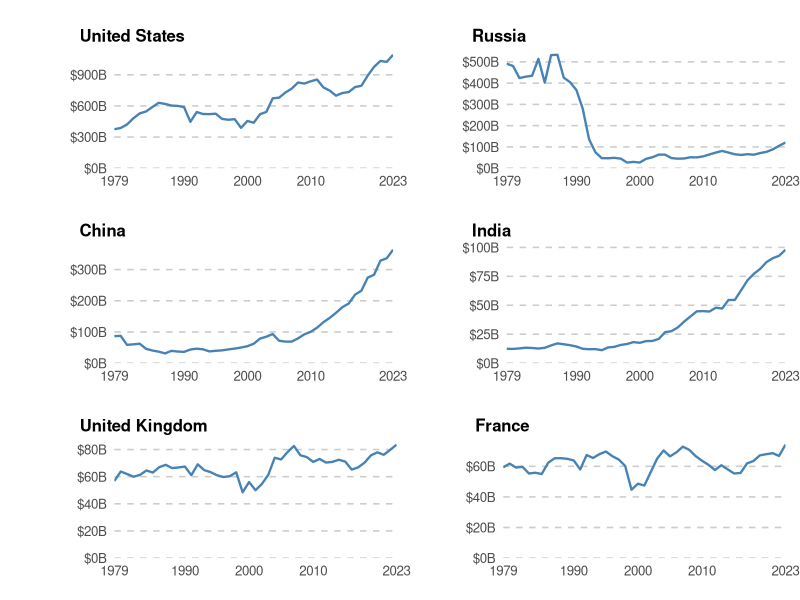
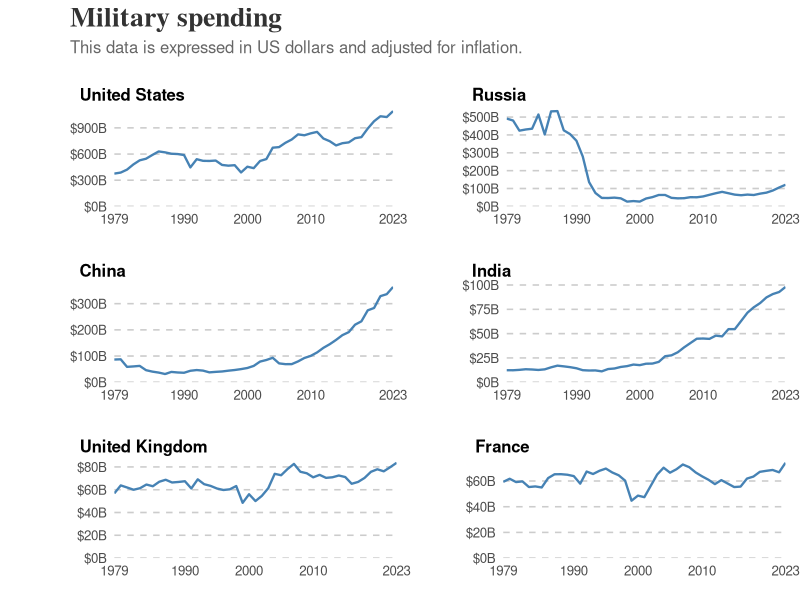
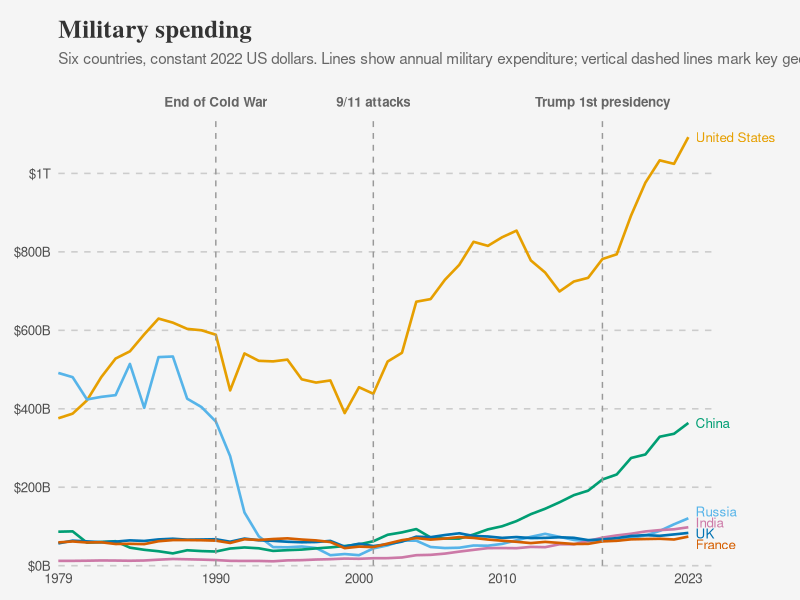
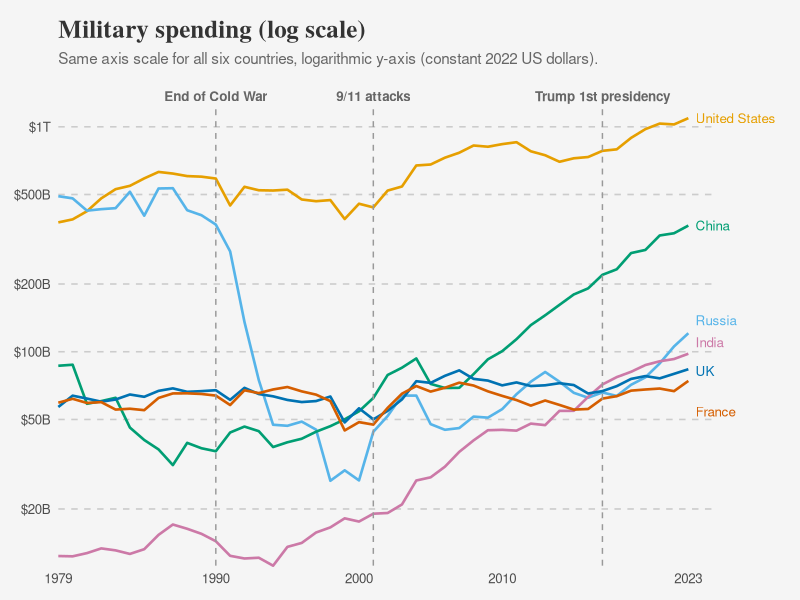
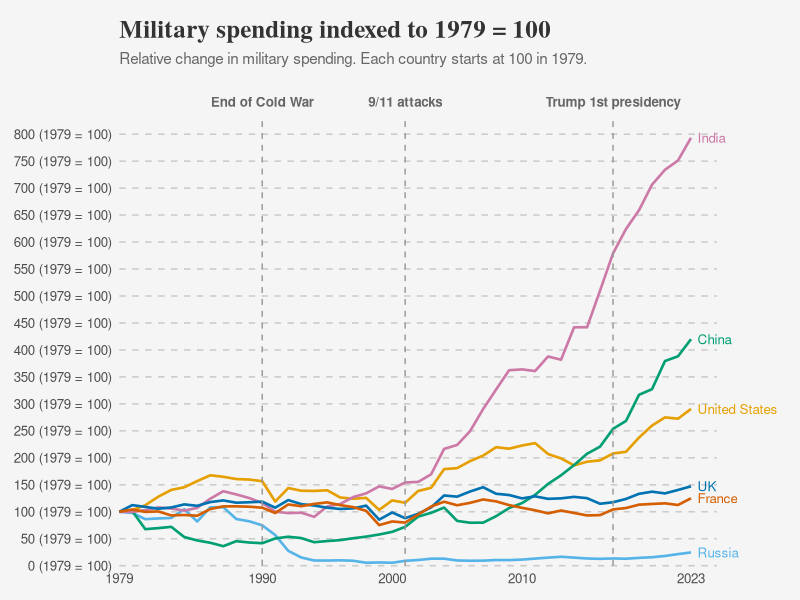

The R script that drew these images, in order:
## ---- chunk 1
knitr::opts_chunk$set(
  out.width   = "100%",
  fig.align   = "center",
  fig.showtext = TRUE,
  echo        = TRUE,
  message     = FALSE,
  warning     = FALSE
)

library(tidyverse)
library(patchwork)

# light grey background used in the improved chart
bg_col <- "#F5F5F5"
## ---- chunk 2
ms <- readr::read_csv("military-spending-gmsd.csv",
                      show_col_types = FALSE)

glimpse(ms)
## ---- chunk 3
countries_focus <- c(
  "United States", "Russia", "China",
  "India", "United Kingdom", "France"
)

ms_clean <- ms %>%
  filter(Entity %in% countries_focus) %>%
  mutate(
    country = factor(
      Entity,
      levels = c(
        "United States",
        "Russia",
        "China",
        "India",
        "United Kingdom",
        "France"
      )
    ),
    spending_billion = `Military expenditure (constant US$)` / 1e9
  )

# Helper for y-axis labels: 200 -> $200B, 1200 -> $1.2T
format_spend <- function(x) {
  ifelse(
    x >= 1000,
    paste0("$", x / 1000, "T"),
    paste0("$", x, "B")
  )
}
## ---- chunk 4
# White background for the replicated chart
bg_rep <- "white"

# Helper function: create the panel for a single country
make_country_plot <- function(ctry) {
  ggplot(
    filter(ms_clean, country == ctry),
    aes(x = Year, y = spending_billion)
  ) +
    geom_line(color = "steelblue", linewidth = 0.8) +
    scale_x_continuous(
      breaks = c(1979, 1990, 2000, 2010, 2023),
      limits = c(1979, 2023),
      expand = expansion(mult = c(0, 0))
    ) +
    scale_y_continuous(
      limits = c(0, NA),
      labels = format_spend,
      expand = expansion(mult = c(0, 0.05))
    ) +
    labs(
      tag = ctry,
      x   = NULL,
      y   = NULL
    ) +
    theme_minimal(base_size = 12) +
    theme(
      panel.background   = element_rect(fill = bg_rep, colour = NA),
      plot.background    = element_rect(fill = bg_rep, colour = NA),
      panel.grid.major.x = element_blank(),
      panel.grid.minor.x = element_blank(),
      panel.grid.major.y = element_line(
        linetype = "dashed",
        colour   = "grey80"
      ),
      panel.grid.minor.y = element_blank(),
      axis.text.x        = element_text(colour = "grey30"),
      axis.text.y        = element_text(colour = "grey30"),
      # move country label up and slightly right
      plot.tag           = element_text(
        hjust   = 0,
        face    = "bold",
        size    = 12,
        family = "sans"
      ),
      plot.tag.position  = c(0.03, 1.10),
      plot.margin        = margin(t = 30, r = 5, b = 10, l = 45)
    )
}
## ---- chunk 5
p_us <- make_country_plot("United States")
p_ru <- make_country_plot("Russia")
p_cn <- make_country_plot("China")
p_in <- make_country_plot("India")
p_uk <- make_country_plot("United Kingdom")
p_fr <- make_country_plot("France")
## ---- chunk 6
p_countries <- (p_us | p_ru) /
  (p_cn | p_in) /
  (p_uk | p_fr)

p_countries
## ---- chunk 7
p_replication <- p_countries +
  plot_annotation(
    title    = "Military spending",
    subtitle = "This data is expressed in US dollars and adjusted for inflation."
  ) &
  theme(
    plot.background = element_rect(fill = bg_rep, colour = NA),
    plot.title = element_text(
      hjust  = 0,
      colour = "grey20",
      face   = "bold",
      size   = 20,
      family = "serif"
    ),
    plot.subtitle = element_text(
      hjust  = 0,
      colour = "grey40",
      size   = 12,
      family = "sans"
    )
  )

p_replication
## ---- chunk 8
# Colorblind-friendly palette (Okabe–Ito)
okabe_ito <- c(
  "United States"   = "#E69F00",
  "Russia"          = "#56B4E9",
  "China"           = "#009E73",
  "India"           = "#CC79A7",
  "United Kingdom"  = "#0072B2",
  "France"          = "#D55E00"
)

# Maximum y value (rounded) for the plot
y_max <- ceiling(
  max(ms_clean$spending_billion, na.rm = TRUE) / 100
) * 100
## ---- chunk 9
labels_raw <- ms_clean %>%
  dplyr::group_by(country) %>%
  dplyr::filter(Year == max(Year)) %>%
  dplyr::ungroup()

small_countries <- c("France", "United Kingdom", "India", "Russia")

min_small <- min(
  labels_raw$spending_billion[labels_raw$country %in% small_countries]
) - 20
step_small <- 28

labels_df <- labels_raw %>%
  dplyr::mutate(
    label_text = dplyr::if_else(
      country == "United Kingdom",
      "UK",
      as.character(country)
    ),
    label_y = dplyr::case_when(
      country == "France"         ~ min_small + 0 * step_small,
      country == "United Kingdom" ~ min_small + 1 * step_small,
      country == "India"          ~ min_small + 2 * step_small,
      country == "Russia"         ~ min_small + 3 * step_small,
      TRUE                        ~ spending_billion
    )
  )
## ---- chunk 10
events_df <- tibble::tibble(
  year  = c(1990, 2001, 2017),
  label = c(
    "End of Cold War",
    "9/11 attacks",
    "Trump 1st presidency"
  )
)
## ---- chunk 11
y_lim <- y_max * 1.08

ggplot(
  ms_clean,
  aes(x = Year, y = spending_billion, colour = country)
) +
  geom_line(linewidth = 0.9) +
  geom_segment(
    data = events_df,
    aes(
      x = year, xend = year,
      y = 0,    yend = y_lim * 0.96
    ),
    inherit.aes = FALSE,
    linetype = "dashed",
    colour = "grey60"
  ) +
  geom_text(
    data = events_df,
    aes(
      x = year,
      y = y_lim * 0.985,
      label = label
    ),
    inherit.aes = FALSE,
    vjust = 0, 
    size = 3.4,
    family = "sans",
    fontface = "bold",
    colour = "grey40"
  ) +
  geom_text(
    data = labels_df,
    aes(
      x = Year,
      y = label_y,
      label = label_text
    ),
    hjust = 0,
    nudge_x = 0.5,
    size = 3.4,
    show.legend = FALSE
  ) +
  scale_x_continuous(
    breaks = c(1979, 1990, 2000, 2010, 2023),
    limits = c(1979, 2025),
    expand = expansion(mult = c(0, 0))
  ) +
  scale_y_continuous(
    limits = c(0, y_lim),
    breaks = seq(0, y_max, by = 200),
    labels = format_spend,
    expand = expansion(mult = c(0, 0.05))
  ) +
  scale_colour_manual(values = okabe_ito, name = NULL) +
  coord_cartesian(clip = "off") +
  labs(
    title = "Military spending",
    subtitle = paste(
      "Six countries, constant 2022 US dollars.",
      "Lines show annual military expenditure;",
      "vertical dashed lines mark key geopolitical events."
    ),
    x = NULL,
    y = NULL
  ) +
  theme_minimal(base_size = 12) +
  theme(
    panel.background   = element_rect(fill = bg_col, colour = NA),
    plot.background    = element_rect(fill = bg_col, colour = NA),
    panel.grid.major.x = element_blank(),
    panel.grid.minor.x = element_blank(),
    panel.grid.major.y = element_line(
      linetype = "dashed",
      colour  = "grey80"
    ),
    panel.grid.minor.y = element_blank(),
    axis.text          = element_text(colour = "grey30"),
    legend.position    = "none",
    plot.margin        = margin(t = 15, r = 60, b = 10, l = 10),
    plot.title = element_text(
      hjust  = 0,
      colour = "grey20",
      face   = "bold",
      size   = 18,
      family = "serif"
    ),
    plot.subtitle = element_text(
      hjust  = 0,
      colour = "grey40",
      size   = 11,
      family = "sans"
    )
  )
## ---- chunk 12
min_pos <- min(
  ms_clean$spending_billion[ms_clean$spending_billion > 0],
  na.rm = TRUE
)

y_lim_log <- y_max * 1.20

log_breaks <- c(10, 20, 50, 100, 200, 500, 1000)
log_breaks <- log_breaks[log_breaks >= min_pos & log_breaks <= y_lim_log]

ggplot(
  ms_clean,
  aes(x = Year, y = spending_billion, colour = country)
) +
  geom_line(linewidth = 0.9) +
  geom_segment(
    data = events_df,
    aes(
      x = year, xend = year,
      y = min_pos, yend = y_lim_log * 0.96
    ),
    inherit.aes = FALSE,
    linetype = "dashed",
    colour = "grey60"
  ) +
  geom_text(
    data = events_df,
    aes(
      x = year,
      y = y_lim_log * 0.985,
      label = label
    ),
    inherit.aes = FALSE,
    vjust = 0,
    size = 3.4,
    family = "sans",
    fontface = "bold",
    colour = "grey40"
  ) +
  geom_text(
    data = labels_df,
    aes(x = Year, y = label_y, label = label_text),
    hjust = 0,
    nudge_x = 0.5,
    size = 3.4,
    show.legend = FALSE
  ) +
  scale_x_continuous(
    breaks  = c(1979, 1990, 2000, 2010, 2023),
    limits  = c(1979, 2025),
    expand  = expansion(mult = c(0, 0))
  ) +
  scale_y_log10(
    limits = c(min_pos, y_lim_log),
    breaks = log_breaks,
    labels = format_spend,
    expand = expansion(mult = c(0, 0.05))
  ) +
  scale_colour_manual(values = okabe_ito, name = NULL) +
  coord_cartesian(clip = "off") +
  labs(
    title = "Military spending (log scale)",
    subtitle = paste(
      "Same axis scale for all six countries,",
      "logarithmic y-axis (constant 2022 US dollars)."
    ),
    x = NULL,
    y = NULL
  ) +
  theme_minimal(base_size = 12) +
  theme(
    panel.background   = element_rect(fill = bg_col, colour = NA),
    plot.background    = element_rect(fill = bg_col, colour = NA),
    panel.grid.major.x = element_blank(),
    panel.grid.minor.x = element_blank(),
    panel.grid.major.y = element_line(
      linetype = "dashed",
      colour  = "grey80"
    ),
    panel.grid.minor.y = element_blank(),
    axis.text          = element_text(colour = "grey30"),
    legend.position    = "none",
    plot.margin        = margin(t = 15, r = 60, b = 10, l = 10),
    plot.title = element_text(
      hjust  = 0,
      colour = "grey20",
      face   = "bold",
      size   = 18,
      family = "serif"
    ),
    plot.subtitle = element_text(
      hjust  = 0,
      colour = "grey40",
      size   = 11,
      family = "sans"
    )
  )
## ---- chunk 13
ms_index <- ms_clean %>%
  dplyr::filter(!is.na(spending_billion)) %>%
  dplyr::group_by(country) %>%
  dplyr::mutate(
    base_1979 = spending_billion[Year == 1979][1]
  ) %>%
  dplyr::filter(!is.na(base_1979) & base_1979 > 0) %>%
  dplyr::mutate(
    spending_index = spending_billion / base_1979 * 100
  ) %>%
  dplyr::ungroup() %>%
  dplyr::filter(!is.na(spending_index))

y_max_idx <- ceiling(
  max(ms_index$spending_index, na.rm = TRUE) / 50
) * 50

y_lim_idx <- y_max_idx * 1.08

labels_idx <- ms_index %>%
  dplyr::group_by(country) %>%
  dplyr::filter(Year == max(Year)) %>%
  dplyr::ungroup() %>%
  dplyr::mutate(
    label_text = dplyr::if_else(
      country == "United Kingdom",
      "UK",
      as.character(country)
    )
  )

events_idx <- tibble::tibble(
  year  = c(1990, 2001, 2017),
  label = c(
    "End of Cold War",
    "9/11 attacks",
    "Trump 1st presidency"
  )
)

ggplot(
  ms_index,
  aes(x = Year, y = spending_index, colour = country)
) +
  geom_line(linewidth = 0.9) +
  geom_segment(
    data = events_idx,
    aes(
      x = year, xend = year,
      y = 0,    yend = y_lim_idx * 0.96
    ),
    inherit.aes = FALSE,
    linetype = "dashed",
    colour = "grey60"
  ) +
  geom_text(
    data = events_idx,
    aes(
      x = year,
      y = y_lim_idx * 0.985,
      label = label
    ),
    inherit.aes = FALSE,
    vjust = 0,
    size = 3.4,
    family = "sans",
    fontface = "bold",
    colour = "grey40"
  ) +
  geom_text(
    data = labels_idx,
    aes(
      x = Year,
      y = spending_index,
      label = label_text
    ),
    hjust = 0,
    nudge_x = 0.5,
    size = 3.4,
    show.legend = FALSE
  ) +
  scale_x_continuous(
    breaks  = c(1979, 1990, 2000, 2010, 2023),
    limits  = c(1979, 2025),
    expand  = expansion(mult = c(0, 0))
  ) +
  scale_y_continuous(
    limits  = c(0, y_lim_idx),
    breaks  = seq(0, y_max_idx, by = 50),
    labels  = function(x) paste0(round(x), " (1979 = 100)"),
    expand  = expansion(mult = c(0, 0.05))
  ) +
  scale_colour_manual(values = okabe_ito, name = NULL) +
  coord_cartesian(clip = "off") +
  labs(
    title = "Military spending indexed to 1979 = 100",
    subtitle = paste(
      "Relative change in military spending.",
      "Each country starts at 100 in 1979."
    ),
    x = NULL,
    y = NULL
  ) +
  theme_minimal(base_size = 12) +
  theme(
    panel.background   = element_rect(fill = bg_col, colour = NA),
    plot.background    = element_rect(fill = bg_col, colour = NA),
    panel.grid.major.x = element_blank(),
    panel.grid.minor.x = element_blank(),
    panel.grid.major.y = element_line(
      linetype = "dashed",
      colour  = "grey80"
    ),
    panel.grid.minor.y = element_blank(),
    axis.text          = element_text(colour = "grey30"),
    legend.position    = "none",
    plot.margin        = margin(t = 15, r = 60, b = 10, l = 10),
    plot.title = element_text(
      hjust  = 0,
      colour = "grey20",
      face   = "bold",
      size   = 18,
      family = "serif"
    ),
    plot.subtitle = element_text(
      hjust  = 0,
      colour = "grey40",
      size   = 11,
      family = "sans"
    )
  )
